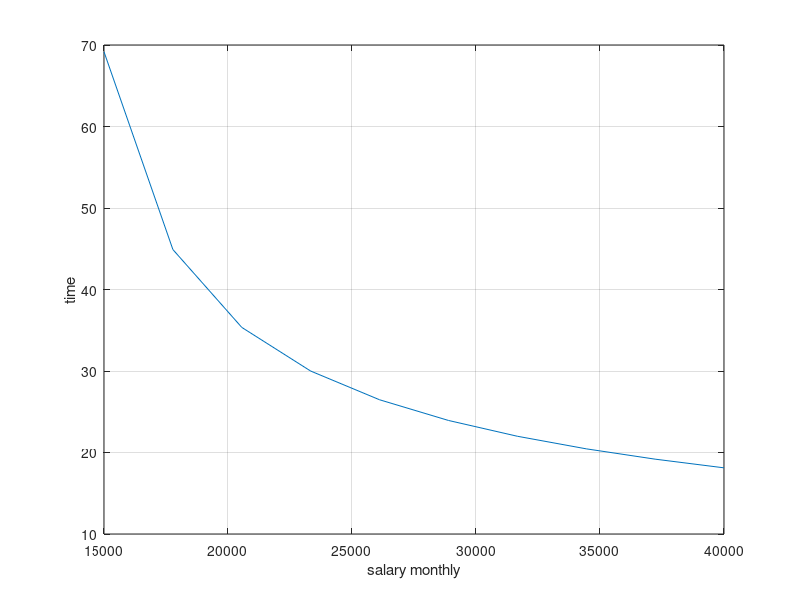

Recreate this plot in MATLAB.
clear all
close all 
clc

salary_monthly = linspace(15000,40000,10);
M = 800000
i = 0.09
for i = 1:length(salary_monthly)
    P(i) = 0.5*salary_monthly(i)
    n(i) = (log(((M/((1+i)*P(i)))*i)+1))/log(1+i)
    m(i) = n(i)*12
end

plot(salary_monthly,m)
xlabel('salary monthly')
ylabel('time')
grid on
